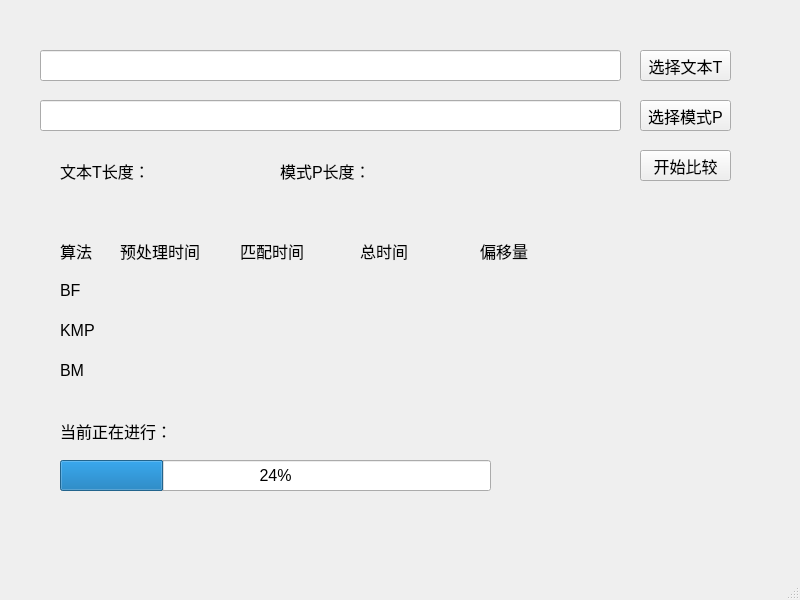
<?xml version="1.0" encoding="UTF-8"?>
<ui version="4.0">
 <class>MainWindow</class>
 <widget class="QMainWindow" name="MainWindow">
  <property name="geometry">
   <rect>
    <x>0</x>
    <y>0</y>
    <width>800</width>
    <height>600</height>
   </rect>
  </property>
  <property name="windowTitle">
   <string>MainWindow</string>
  </property>
  <widget class="QWidget" name="centralwidget">
   <widget class="QLineEdit" name="tLineEdit">
    <property name="geometry">
     <rect>
      <x>40</x>
      <y>50</y>
      <width>581</width>
      <height>31</height>
     </rect>
    </property>
   </widget>
   <widget class="QLineEdit" name="pLineEdit">
    <property name="geometry">
     <rect>
      <x>40</x>
      <y>100</y>
      <width>581</width>
      <height>31</height>
     </rect>
    </property>
   </widget>
   <widget class="QPushButton" name="startButton">
    <property name="geometry">
     <rect>
      <x>640</x>
      <y>150</y>
      <width>91</width>
      <height>31</height>
     </rect>
    </property>
    <property name="font">
     <font>
      <pointsize>12</pointsize>
     </font>
    </property>
    <property name="text">
     <string>开始比较</string>
    </property>
   </widget>
   <widget class="QLabel" name="label">
    <property name="geometry">
     <rect>
      <x>60</x>
      <y>270</y>
      <width>41</width>
      <height>41</height>
     </rect>
    </property>
    <property name="font">
     <font>
      <pointsize>12</pointsize>
     </font>
    </property>
    <property name="text">
     <string>BF</string>
    </property>
   </widget>
   <widget class="QLabel" name="label_2">
    <property name="geometry">
     <rect>
      <x>60</x>
      <y>310</y>
      <width>41</width>
      <height>41</height>
     </rect>
    </property>
    <property name="font">
     <font>
      <pointsize>12</pointsize>
      <weight>50</weight>
      <bold>false</bold>
     </font>
    </property>
    <property name="layoutDirection">
     <enum>Qt::LeftToRight</enum>
    </property>
    <property name="text">
     <string>KMP</string>
    </property>
   </widget>
   <widget class="QLabel" name="label_3">
    <property name="geometry">
     <rect>
      <x>60</x>
      <y>350</y>
      <width>41</width>
      <height>41</height>
     </rect>
    </property>
    <property name="font">
     <font>
      <pointsize>12</pointsize>
     </font>
    </property>
    <property name="text">
     <string>BM</string>
    </property>
   </widget>
   <widget class="QLabel" name="label_4">
    <property name="geometry">
     <rect>
      <x>120</x>
      <y>230</y>
      <width>91</width>
      <height>41</height>
     </rect>
    </property>
    <property name="font">
     <font>
      <pointsize>12</pointsize>
     </font>
    </property>
    <property name="text">
     <string>预处理时间</string>
    </property>
   </widget>
   <widget class="QLabel" name="label_5">
    <property name="geometry">
     <rect>
      <x>240</x>
      <y>230</y>
      <width>71</width>
      <height>41</height>
     </rect>
    </property>
    <property name="font">
     <font>
      <pointsize>12</pointsize>
     </font>
    </property>
    <property name="text">
     <string>匹配时间</string>
    </property>
   </widget>
   <widget class="QLabel" name="label_6">
    <property name="geometry">
     <rect>
      <x>360</x>
      <y>230</y>
      <width>71</width>
      <height>41</height>
     </rect>
    </property>
    <property name="font">
     <font>
      <pointsize>12</pointsize>
     </font>
    </property>
    <property name="text">
     <string>总时间</string>
    </property>
   </widget>
   <widget class="QLabel" name="bfPreLabel">
    <property name="geometry">
     <rect>
      <x>120</x>
      <y>270</y>
      <width>91</width>
      <height>41</height>
     </rect>
    </property>
    <property name="font">
     <font>
      <pointsize>12</pointsize>
     </font>
    </property>
    <property name="text">
     <string/>
    </property>
   </widget>
   <widget class="QLabel" name="bfMatchLabel">
    <property name="geometry">
     <rect>
      <x>240</x>
      <y>270</y>
      <width>91</width>
      <height>41</height>
     </rect>
    </property>
    <property name="font">
     <font>
      <pointsize>12</pointsize>
     </font>
    </property>
    <property name="text">
     <string/>
    </property>
   </widget>
   <widget class="QLabel" name="bfTotalLabel">
    <property name="geometry">
     <rect>
      <x>360</x>
      <y>270</y>
      <width>91</width>
      <height>41</height>
     </rect>
    </property>
    <property name="font">
     <font>
      <pointsize>12</pointsize>
     </font>
    </property>
    <property name="text">
     <string/>
    </property>
   </widget>
   <widget class="QLabel" name="kmpPreLabel">
    <property name="geometry">
     <rect>
      <x>120</x>
      <y>310</y>
      <width>91</width>
      <height>41</height>
     </rect>
    </property>
    <property name="font">
     <font>
      <pointsize>12</pointsize>
     </font>
    </property>
    <property name="text">
     <string/>
    </property>
   </widget>
   <widget class="QLabel" name="kmpMatchLabel">
    <property name="geometry">
     <rect>
      <x>240</x>
      <y>310</y>
      <width>91</width>
      <height>41</height>
     </rect>
    </property>
    <property name="font">
     <font>
      <pointsize>12</pointsize>
     </font>
    </property>
    <property name="text">
     <string/>
    </property>
   </widget>
   <widget class="QLabel" name="kmpTotalLabel">
    <property name="geometry">
     <rect>
      <x>360</x>
      <y>310</y>
      <width>91</width>
      <height>41</height>
     </rect>
    </property>
    <property name="font">
     <font>
      <pointsize>12</pointsize>
     </font>
    </property>
    <property name="text">
     <string/>
    </property>
   </widget>
   <widget class="QLabel" name="bmMatchLabel">
    <property name="geometry">
     <rect>
      <x>240</x>
      <y>350</y>
      <width>91</width>
      <height>41</height>
     </rect>
    </property>
    <property name="font">
     <font>
      <pointsize>12</pointsize>
     </font>
    </property>
    <property name="text">
     <string/>
    </property>
   </widget>
   <widget class="QLabel" name="bmPreLabel">
    <property name="geometry">
     <rect>
      <x>120</x>
      <y>350</y>
      <width>91</width>
      <height>41</height>
     </rect>
    </property>
    <property name="font">
     <font>
      <pointsize>12</pointsize>
     </font>
    </property>
    <property name="text">
     <string/>
    </property>
   </widget>
   <widget class="QLabel" name="bmTotalLabel">
    <property name="geometry">
     <rect>
      <x>360</x>
      <y>350</y>
      <width>91</width>
      <height>41</height>
     </rect>
    </property>
    <property name="font">
     <font>
      <pointsize>12</pointsize>
     </font>
    </property>
    <property name="text">
     <string/>
    </property>
   </widget>
   <widget class="QLabel" name="label_7">
    <property name="geometry">
     <rect>
      <x>60</x>
      <y>410</y>
      <width>111</width>
      <height>41</height>
     </rect>
    </property>
    <property name="font">
     <font>
      <pointsize>12</pointsize>
     </font>
    </property>
    <property name="text">
     <string>当前正在进行：</string>
    </property>
   </widget>
   <widget class="QLabel" name="processLabel">
    <property name="geometry">
     <rect>
      <x>170</x>
      <y>410</y>
      <width>391</width>
      <height>41</height>
     </rect>
    </property>
    <property name="font">
     <font>
      <pointsize>12</pointsize>
     </font>
    </property>
    <property name="text">
     <string/>
    </property>
   </widget>
   <widget class="QProgressBar" name="progressBar">
    <property name="geometry">
     <rect>
      <x>60</x>
      <y>460</y>
      <width>431</width>
      <height>31</height>
     </rect>
    </property>
    <property name="font">
     <font>
      <pointsize>12</pointsize>
     </font>
    </property>
    <property name="value">
     <number>24</number>
    </property>
   </widget>
   <widget class="QLabel" name="label_8">
    <property name="geometry">
     <rect>
      <x>60</x>
      <y>150</y>
      <width>91</width>
      <height>41</height>
     </rect>
    </property>
    <property name="font">
     <font>
      <pointsize>12</pointsize>
     </font>
    </property>
    <property name="text">
     <string>文本T长度：</string>
    </property>
   </widget>
   <widget class="QLabel" name="label_9">
    <property name="geometry">
     <rect>
      <x>280</x>
      <y>150</y>
      <width>91</width>
      <height>41</height>
     </rect>
    </property>
    <property name="font">
     <font>
      <pointsize>12</pointsize>
     </font>
    </property>
    <property name="text">
     <string>模式P长度：</string>
    </property>
   </widget>
   <widget class="QLabel" name="label_10">
    <property name="geometry">
     <rect>
      <x>480</x>
      <y>230</y>
      <width>71</width>
      <height>41</height>
     </rect>
    </property>
    <property name="font">
     <font>
      <pointsize>12</pointsize>
     </font>
    </property>
    <property name="text">
     <string>偏移量</string>
    </property>
   </widget>
   <widget class="QLabel" name="bfResultLabel">
    <property name="geometry">
     <rect>
      <x>480</x>
      <y>270</y>
      <width>261</width>
      <height>41</height>
     </rect>
    </property>
    <property name="font">
     <font>
      <pointsize>12</pointsize>
     </font>
    </property>
    <property name="text">
     <string/>
    </property>
   </widget>
   <widget class="QLabel" name="kmpResultLabel">
    <property name="geometry">
     <rect>
      <x>480</x>
      <y>310</y>
      <width>261</width>
      <height>41</height>
     </rect>
    </property>
    <property name="font">
     <font>
      <pointsize>12</pointsize>
     </font>
    </property>
    <property name="text">
     <string/>
    </property>
   </widget>
   <widget class="QLabel" name="bmResultLabel">
    <property name="geometry">
     <rect>
      <x>480</x>
      <y>350</y>
      <width>261</width>
      <height>41</height>
     </rect>
    </property>
    <property name="font">
     <font>
      <pointsize>12</pointsize>
     </font>
    </property>
    <property name="text">
     <string/>
    </property>
   </widget>
   <widget class="QLabel" name="tLengthLabel">
    <property name="geometry">
     <rect>
      <x>150</x>
      <y>150</y>
      <width>91</width>
      <height>41</height>
     </rect>
    </property>
    <property name="font">
     <font>
      <pointsize>12</pointsize>
     </font>
    </property>
    <property name="text">
     <string/>
    </property>
   </widget>
   <widget class="QLabel" name="pLengthLabel">
    <property name="geometry">
     <rect>
      <x>370</x>
      <y>150</y>
      <width>91</width>
      <height>41</height>
     </rect>
    </property>
    <property name="font">
     <font>
      <pointsize>12</pointsize>
     </font>
    </property>
    <property name="text">
     <string/>
    </property>
   </widget>
   <widget class="QLabel" name="label_11">
    <property name="geometry">
     <rect>
      <x>60</x>
      <y>230</y>
      <width>41</width>
      <height>41</height>
     </rect>
    </property>
    <property name="font">
     <font>
      <pointsize>12</pointsize>
     </font>
    </property>
    <property name="text">
     <string>算法</string>
    </property>
   </widget>
   <widget class="QPushButton" name="tSelectButton">
    <property name="geometry">
     <rect>
      <x>640</x>
      <y>50</y>
      <width>91</width>
      <height>31</height>
     </rect>
    </property>
    <property name="font">
     <font>
      <pointsize>12</pointsize>
     </font>
    </property>
    <property name="text">
     <string>选择文本T</string>
    </property>
   </widget>
   <widget class="QPushButton" name="pSelectButton">
    <property name="geometry">
     <rect>
      <x>640</x>
      <y>100</y>
      <width>91</width>
      <height>31</height>
     </rect>
    </property>
    <property name="font">
     <font>
      <pointsize>12</pointsize>
     </font>
    </property>
    <property name="text">
     <string>选择模式P</string>
    </property>
   </widget>
  </widget>
  <widget class="QMenuBar" name="menubar">
   <property name="geometry">
    <rect>
     <x>0</x>
     <y>0</y>
     <width>800</width>
     <height>23</height>
    </rect>
   </property>
  </widget>
  <widget class="QStatusBar" name="statusbar"/>
 </widget>
 <resources/>
 <connections/>
</ui>
